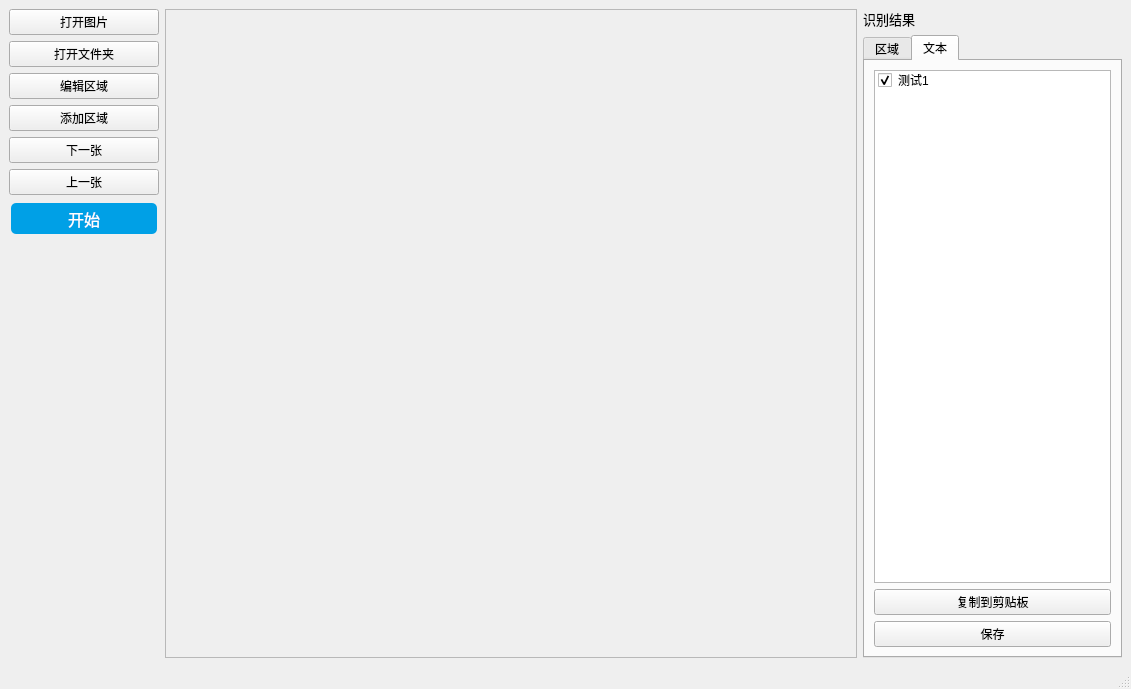
<?xml version="1.0" encoding="UTF-8"?>
<ui version="4.0">
 <class>MainWindow</class>
 <widget class="QMainWindow" name="MainWindow">
  <property name="geometry">
   <rect>
    <x>0</x>
    <y>0</y>
    <width>1131</width>
    <height>689</height>
   </rect>
  </property>
  <property name="windowTitle">
   <string>demo</string>
  </property>
  <property name="styleSheet">
   <string notr="true">QWidget{
	font: 10pt &quot;Microsoft YaHei UI&quot;;
}
</string>
  </property>
  <property name="documentMode">
   <bool>false</bool>
  </property>
  <widget class="QWidget" name="centralwidget">
   <layout class="QVBoxLayout" name="verticalLayout_3" stretch="0,10">
    <item>
     <layout class="QHBoxLayout" name="horizontalLayout_3">
      <property name="spacing">
       <number>12</number>
      </property>
     </layout>
    </item>
    <item>
     <layout class="QHBoxLayout" name="horizontalLayout_2" stretch="0,8,3">
      <item>
       <layout class="QVBoxLayout" name="verticalLayout_5">
        <item>
         <widget class="QPushButton" name="btnOpenImg">
          <property name="sizePolicy">
           <sizepolicy hsizetype="Preferred" vsizetype="Fixed">
            <horstretch>0</horstretch>
            <verstretch>0</verstretch>
           </sizepolicy>
          </property>
          <property name="minimumSize">
           <size>
            <width>0</width>
            <height>0</height>
           </size>
          </property>
          <property name="maximumSize">
           <size>
            <width>16777215</width>
            <height>16777215</height>
           </size>
          </property>
          <property name="text">
           <string>打开图片</string>
          </property>
         </widget>
        </item>
        <item>
         <widget class="QPushButton" name="btnOpenDir">
          <property name="text">
           <string>打开文件夹</string>
          </property>
         </widget>
        </item>
        <item>
         <widget class="QPushButton" name="btnEditShape">
          <property name="text">
           <string>编辑区域</string>
          </property>
         </widget>
        </item>
        <item>
         <widget class="QPushButton" name="btnAddShape">
          <property name="text">
           <string>添加区域</string>
          </property>
         </widget>
        </item>
        <item>
         <widget class="QPushButton" name="btnNext">
          <property name="text">
           <string>下一张</string>
          </property>
         </widget>
        </item>
        <item>
         <widget class="QPushButton" name="btnPrev">
          <property name="text">
           <string>上一张</string>
          </property>
         </widget>
        </item>
        <item>
         <widget class="QPushButton" name="btnStartProcess">
          <property name="minimumSize">
           <size>
            <width>150</width>
            <height>35</height>
           </size>
          </property>
          <property name="font">
           <font>
            <family>Microsoft YaHei UI</family>
            <pointsize>-1</pointsize>
            <italic>false</italic>
            <bold>false</bold>
            <underline>false</underline>
            <strikeout>false</strikeout>
           </font>
          </property>
          <property name="autoFillBackground">
           <bool>false</bool>
          </property>
          <property name="styleSheet">
           <string notr="true">QPushButton {
background-color: rgb(0, 160, 230) ;
border-radius: 5px;
height: 28;
text-align: center;
text-decoration: none;
font-size: 16px bold;
margin: 2px 2px;
color: white;
}


QPushButton:hover {
background-color: white;
border: 2px solid rgb(0, 160, 230);
color: black
}



QPushButton:pressed {
background-color: rgba(0, 0, 255, 40);
}
</string>
          </property>
          <property name="text">
           <string>开始</string>
          </property>
          <property name="icon">
           <iconset>
            <normaloff>../../../../../zsy/.designer/icons/done_black.png</normaloff>../../../../../zsy/.designer/icons/done_black.png</iconset>
          </property>
          <property name="flat">
           <bool>false</bool>
          </property>
         </widget>
        </item>
        <item>
         <spacer name="verticalSpacer">
          <property name="orientation">
           <enum>Qt::Vertical</enum>
          </property>
          <property name="sizeHint" stdset="0">
           <size>
            <width>20</width>
            <height>40</height>
           </size>
          </property>
         </spacer>
        </item>
       </layout>
      </item>
      <item>
       <widget class="QScrollArea" name="scrollAreaCanvas">
        <property name="widgetResizable">
         <bool>true</bool>
        </property>
        <widget class="QWidget" name="scrollAreaWidgetContents">
         <property name="geometry">
          <rect>
           <x>0</x>
           <y>0</y>
           <width>694</width>
           <height>627</height>
          </rect>
         </property>
        </widget>
       </widget>
      </item>
      <item>
       <layout class="QVBoxLayout" name="verticalLayout">
        <item>
         <widget class="QLabel" name="label">
          <property name="font">
           <font>
            <family>Microsoft YaHei UI</family>
            <pointsize>10</pointsize>
            <italic>false</italic>
            <bold>false</bold>
           </font>
          </property>
          <property name="text">
           <string>识别结果</string>
          </property>
         </widget>
        </item>
        <item>
         <widget class="QTabWidget" name="tabWidgetResult">
          <property name="currentIndex">
           <number>1</number>
          </property>
          <widget class="QWidget" name="tab">
           <attribute name="title">
            <string>区域</string>
           </attribute>
           <layout class="QVBoxLayout" name="verticalLayout_7">
            <item>
             <widget class="QScrollArea" name="scrollAreaLabellist">
              <property name="widgetResizable">
               <bool>true</bool>
              </property>
              <widget class="QWidget" name="scrollAreaWidgetContents_3">
               <property name="geometry">
                <rect>
                 <x>0</x>
                 <y>0</y>
                 <width>241</width>
                 <height>571</height>
                </rect>
               </property>
              </widget>
             </widget>
            </item>
           </layout>
          </widget>
          <widget class="QWidget" name="tab_2">
           <attribute name="title">
            <string>文本</string>
           </attribute>
           <layout class="QVBoxLayout" name="verticalLayout_6">
            <item>
             <widget class="QListWidget" name="listWidgetResults">
              <property name="selectionRectVisible">
               <bool>false</bool>
              </property>
              <item>
               <property name="text">
                <string>测试1</string>
               </property>
               <property name="checkState">
                <enum>Checked</enum>
               </property>
               <property name="flags">
                <set>ItemIsSelectable|ItemIsEditable|ItemIsDragEnabled|ItemIsUserCheckable|ItemIsEnabled</set>
               </property>
              </item>
             </widget>
            </item>
            <item>
             <widget class="QPushButton" name="btnCopyAll">
              <property name="text">
               <string>复制到剪贴板</string>
              </property>
             </widget>
            </item>
            <item>
             <widget class="QPushButton" name="btnSaveAll">
              <property name="text">
               <string>保存</string>
              </property>
             </widget>
            </item>
           </layout>
          </widget>
         </widget>
        </item>
       </layout>
      </item>
     </layout>
    </item>
   </layout>
  </widget>
  <widget class="QMenuBar" name="menubar">
   <property name="geometry">
    <rect>
     <x>0</x>
     <y>0</y>
     <width>1131</width>
     <height>18</height>
    </rect>
   </property>
  </widget>
  <widget class="QStatusBar" name="statusbar"/>
 </widget>
 <resources/>
 <connections/>
</ui>
